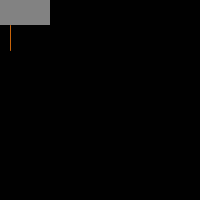
Frame 1 (no input)
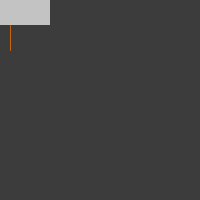
Frame 60 (the mouse pressed at the canvas centre just before this capture)
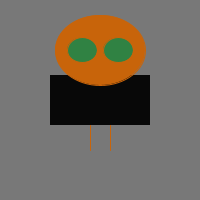
Frame 120 (the mouse held since frame 60 and released just before this capture)

The Processing sketch that drew these frames (run headless with seeded random() and noise(); from frame 60 on, the mouse is pressed at the canvas centre):

// Processing sketch: processing_26165
// ── processing_26165.pde

   float zoogX; 
   float zoogY; 
   float eyeR; 
   float eyeG; 
   float eyeB; 
   
   int count      =   0;

void setup(){

  zoogX = width/2;          // Zoog always starts in the middle  
  zoogY = height + 100;     // Zoog starts below the screen
size(200,200);

background(255,200,150);
smooth();
frameRate(30);
}

 
void draw(){
background(255,200,150);

     count    =    count    +   1;
       background(count); 

ellipseMode(CENTER);
rectMode(CENTER);

//Body
stroke(10,100,80);
fill(10,100,80);
for (int x = 0; x < width; x+=10) {
  for (int y = 0; y < height; y+=10) {
    noStroke();
    fill(random(255));
    rect(mouseX,mouseY,100,50);
  }
} 

//Head
stroke(200,100,10);
fill(200,100,10);
ellipse(mouseX,mouseY-50,90,70);

//Eyes
eyeR = random(255);  
eyeG = random(255);  
eyeB = random(255);  
fill(eyeR,eyeG,eyeB);  
ellipse(mouseX-18,mouseY-50,30,25);
ellipse(mouseX+18,mouseY-50,30,25);


//Legs
stroke(200,100,10);
line(mouseX-10,mouseY+25,pmouseX-10,pmouseY+50);
line(mouseX+10,mouseY+25,pmouseX+10,pmouseY+50);

}

void mousePressed(){ 
println("Hello!");

}

void keyPressed(){  
background(10,100,80);

}
